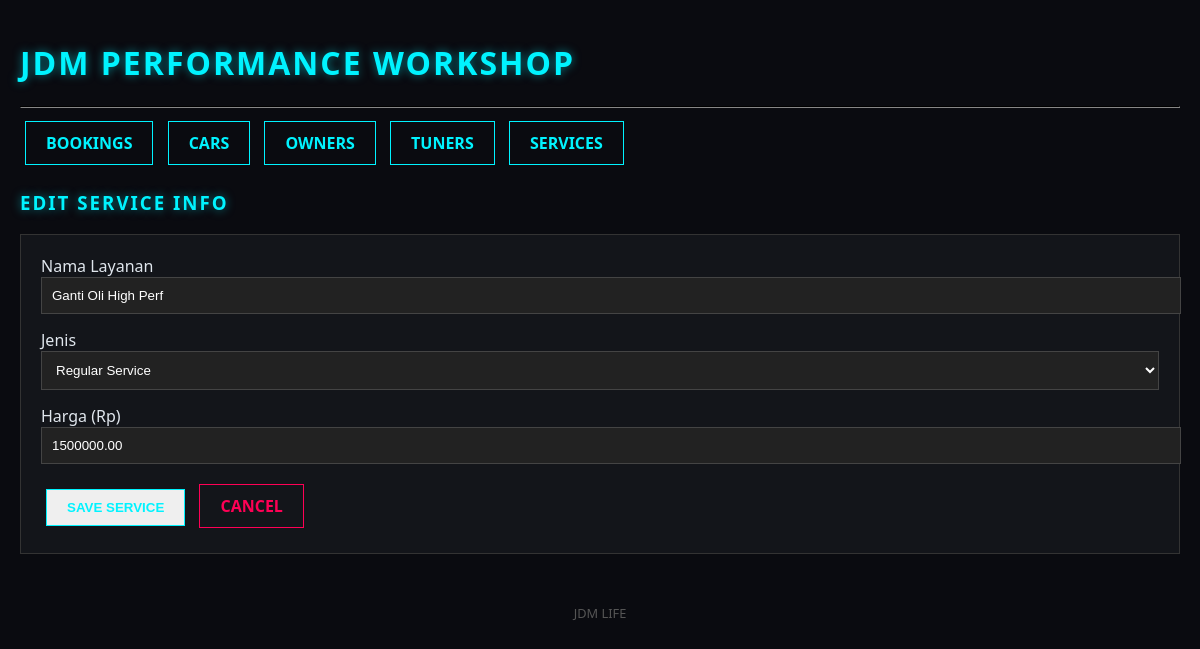
The app's page /index.php?page=service_edit&id=1 with its own data.
### tables this page shows
CREATE TABLE `services` (
  `id` int(11) NOT NULL,
  `nama_layanan` varchar(100) NOT NULL,
  `jenis` enum('Service','Dyno Tuning') NOT NULL,
  `harga` decimal(10,2) NOT NULL
);

### config/Database.php (called while the page is built, shortened)
<?php
class Database {
    protected $host = "localhost";
    protected $user = "root";
    protected $password = "";
    protected $db_name = "jdm_workshop";
    protected $conn;
    public function __construct() {
        $this->conn = new mysqli($this->host, $this->user, $this->password, $this->db_name);
    }
    public function execute($query) {
        return $this->conn->query($query);
    }
}
?>

### viewmodels/ServiceViewModel.php (called while the page is built, shortened)
<?php
include_once 'models/ServiceModel.php';
class ServiceViewModel {
    private $model;
    public function __construct() {
        $this->model = new ServiceModel();
    }
    public function prepareForm($id = null) {
        if ($id) {
            $this->editData = $this->model->getServiceById($id);
        }
    }
}
?>

### models/ServiceModel.php (called while the page is built, shortened)
<?php
include_once 'config/Database.php';
class ServiceModel extends Database {
    public function getServiceById($id) {
        $query = "SELECT * FROM services WHERE id='$id'";
        return $this->execute($query)->fetch_assoc();
    }
}
?>

### views/services/form.php (the view, shortened to what this page needs)
<?php include 'views/templates/header.php'; ?>
<h3><?= ($viewModel->editData ? "Edit Service Info" : "Add New Service") ?></h3>
<div style="background: var(--panel-bg); padding: 20px; border: 1px solid #333;">
    <form action="index.php?page=service_save" method="POST">
        <div class="form-group">
            <label>Nama Layanan</label>
            <input type="text" name="nama" value="<?= $viewModel->editData['nama_layanan'] ?? '' ?>" required>
        </div>
        <div class="form-group">
            <label>Jenis</label>
            <select name="jenis">
                <option value="Service" <?= (isset($viewModel->editData['jenis']) && $viewModel->editData['jenis'] == 'Service') ? 'selected' : '' ?>>Regular Service</option>
            </select>
        </div>
        <div class="form-group">
            <label>Harga (Rp)</label>
            <input type="number" name="harga" value="<?= $viewModel->editData['harga'] ?? '' ?>" required>
        </div>
        <button type="submit" class="btn">SAVE SERVICE</button>
        <a href="index.php?page=service_list" class="btn btn-danger">CANCEL</a>
    </form>
</div>
<?php include 'views/templates/footer.php'; ?>

### views/templates/header.php (style rules this page uses)
:root { --bg-dark: #0a0b10; --panel-bg: #13151a; --neon-blue: #00f3ff; --neon-pink: #ff0055; --text-main: #e0e6ed; }
body { background-color: var(--bg-dark); color: var(--text-main); font-family: 'Segoe UI', Tahoma, Geneva, Verdana, sans-serif; margin: 0; padding: 20px; }
h1, h2, h3 { text-transform: uppercase; letter-spacing: 2px; color: var(--neon-blue); text-shadow: 0 0 10px rgba(0, 243, 255, 0.5); }
.btn { display: inline-block; padding: 10px 20px; margin: 5px; text-decoration: none; font-weight: bold; border: 1px solid var(--neon-blue); color: var(--neon-blue); transition: 0.3s; }
.btn-danger { border-color: var(--neon-pink); color: var(--neon-pink); }
.form-group { margin-bottom: 15px; }
input, select { width: 100%; padding: 10px; background: #222; border: 1px solid #444; color: white; }

### records on screen
services: nama "Ganti Oli High Perf", jenis "Regular Service", harga "1500000.00"
